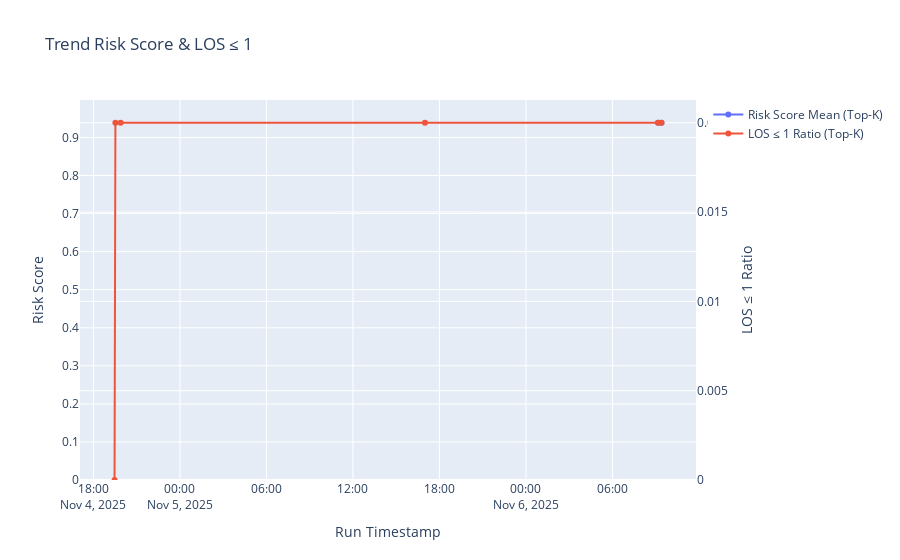

Notebook cell for this chart:
### Markdown cell above
## Tren Risk Score & LOS ≤ 1
Gunakan dataframe `snapshot_df`.

### Code cell
if not snapshot_df.empty:
    snapshot_df["timestamp_dt"] = pd.to_datetime(snapshot_df["timestamp"], format="%Y%m%dT%H%M%SZ")
    fig = go.Figure()
    fig.add_trace(go.Scatter(x=snapshot_df["timestamp_dt"], y=snapshot_df["risk_score_top_k_mean"], mode="lines+markers", name="Risk Score Mean (Top-K)"))
    fig.add_trace(go.Scatter(x=snapshot_df["timestamp_dt"], y=snapshot_df["los_le_1_ratio_top_k"], mode="lines+markers", name="LOS ≤ 1 Ratio (Top-K)", yaxis="y2"))
    fig.update_layout(
        title="Trend Risk Score & LOS ≤ 1",
        xaxis_title="Run Timestamp",
        yaxis=dict(title="Risk Score", rangemode="tozero"),
        yaxis2=dict(title="LOS ≤ 1 Ratio", overlaying="y", side="right", rangemode="tozero"),
    )
    fig.show()
else:
    print("Snapshot dataframe kosong.")

### Figure 1 — Plotly figure (JSON) as saved in the notebook; plotly's stock layout.template omitted (floating-point values rounded to 4 significant figures)
{"data": [{"mode": "lines+markers", "name": "Risk Score Mean (Top-K)", "type": "scatter", "x": ["2025-11-04T19:27:55", "2025-11-04T19:31:29", "2025-11-04T19:53:23", "2025-11-05T16:59:41", "2025-11-06T09:09:38", "2025-11-06T09:23:50"], "y": [null, null, null, null, 0.9386, 0.9386]}, {"mode": "lines+markers", "name": "LOS ≤ 1 Ratio (Top-K)", "type": "scatter", "x": ["2025-11-04T19:27:55", "2025-11-04T19:31:29", "2025-11-04T19:53:23", "2025-11-05T16:59:41", "2025-11-06T09:09:38", "2025-11-06T09:23:50"], "y": [0, 0.02, 0.02, 0.02, 0.02, 0.02], "yaxis": "y2"}], "layout": {"title": {"text": "Trend Risk Score & LOS ≤ 1"}, "xaxis": {"title": {"text": "Run Timestamp"}}, "yaxis": {"rangemode": "tozero", "title": {"text": "Risk Score"}}, "yaxis2": {"overlaying": "y", "rangemode": "tozero", "side": "right", "title": {"text": "LOS ≤ 1 Ratio"}}}}
